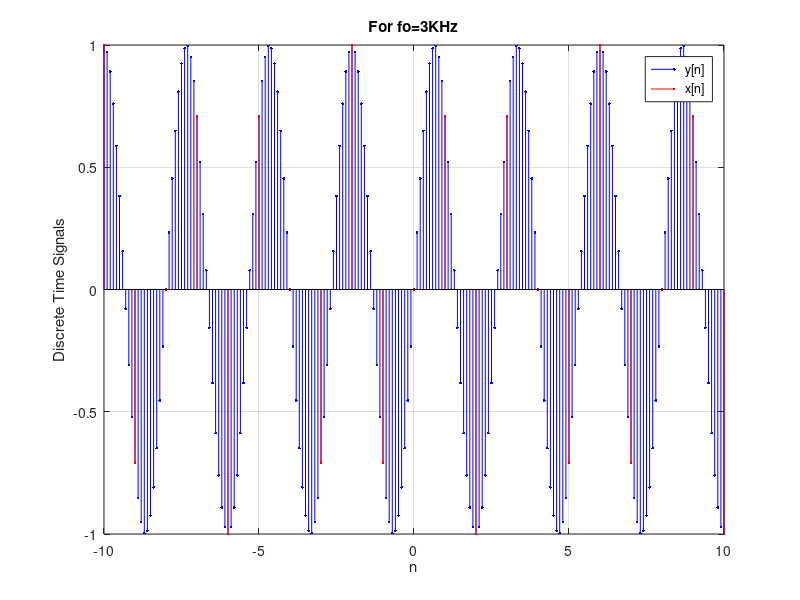

Reproduce this figure in MATLAB.
n=-10:1:10;
p=-10:0.1:10;
x=sin(2*pi*(3/8)*n);
y=sin(2*pi*(3/8)*p);
stem(p,y,'b.-')
hold on 
stem(n,x,'r.-')
xlim([-10.0 10.0])
ylim([-1.00 1.00])
grid on
title('For fo=3KHz')
xlabel('n')
xlim([-10.0 10.0])
ylim([-1.00 1.00])
legend({'y[n]','x[n]'})
ylabel('Discrete Time Signals')

